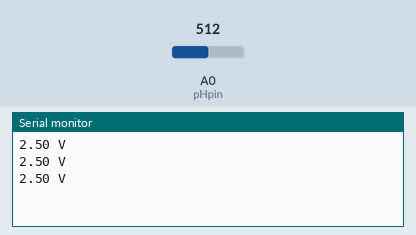
Recording of a sketch running on a simulated Arduino Uno, built with avr-gcc and run on an emulated ATmega328P. Shown: the last lines printed to the serial monitor. The inputs (shaded band) are chosen by the test bench; at power-on: A0 (pHpin) = 512.

Above: at 1.3 s.
1.4 s: A0 (pHpin) set to 716
At 1.9 s:
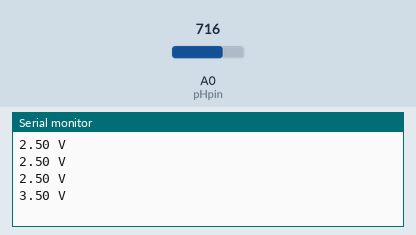
2.9 s: A0 (pHpin) set to 900
At 3.4 s:
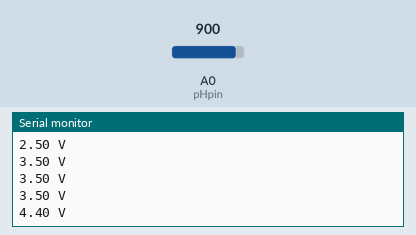
Timing chart, 0 to 5.9 s (numbered marks = the images above; inputs shaded):
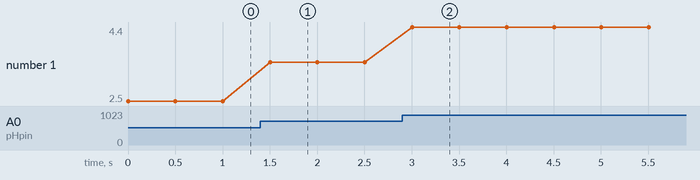

Measured:
- after the input at 1.4 s, the serial monitor: prints a new line after 0.10 s (image 1)
- after the input at 2.9 s, the serial monitor: prints a new line after 0.10 s (image 2)
- plotted number 1: 2.5 → 3.5 after the input at 1.4 s, 3.5 → 4.4 after the input at 2.9 s

The sketch:

pHsensorCalibration.ino
```cpp
#define pHpin A0
float pHvoltage;

void setup() {
  Serial.begin(9600);
}

void loop() {
  pHvoltage = analogRead(pHpin) * (5.0 / 1023.0);
  Serial.print(pHvoltage);
  Serial.println(" V");
  delay(500);
}
```
